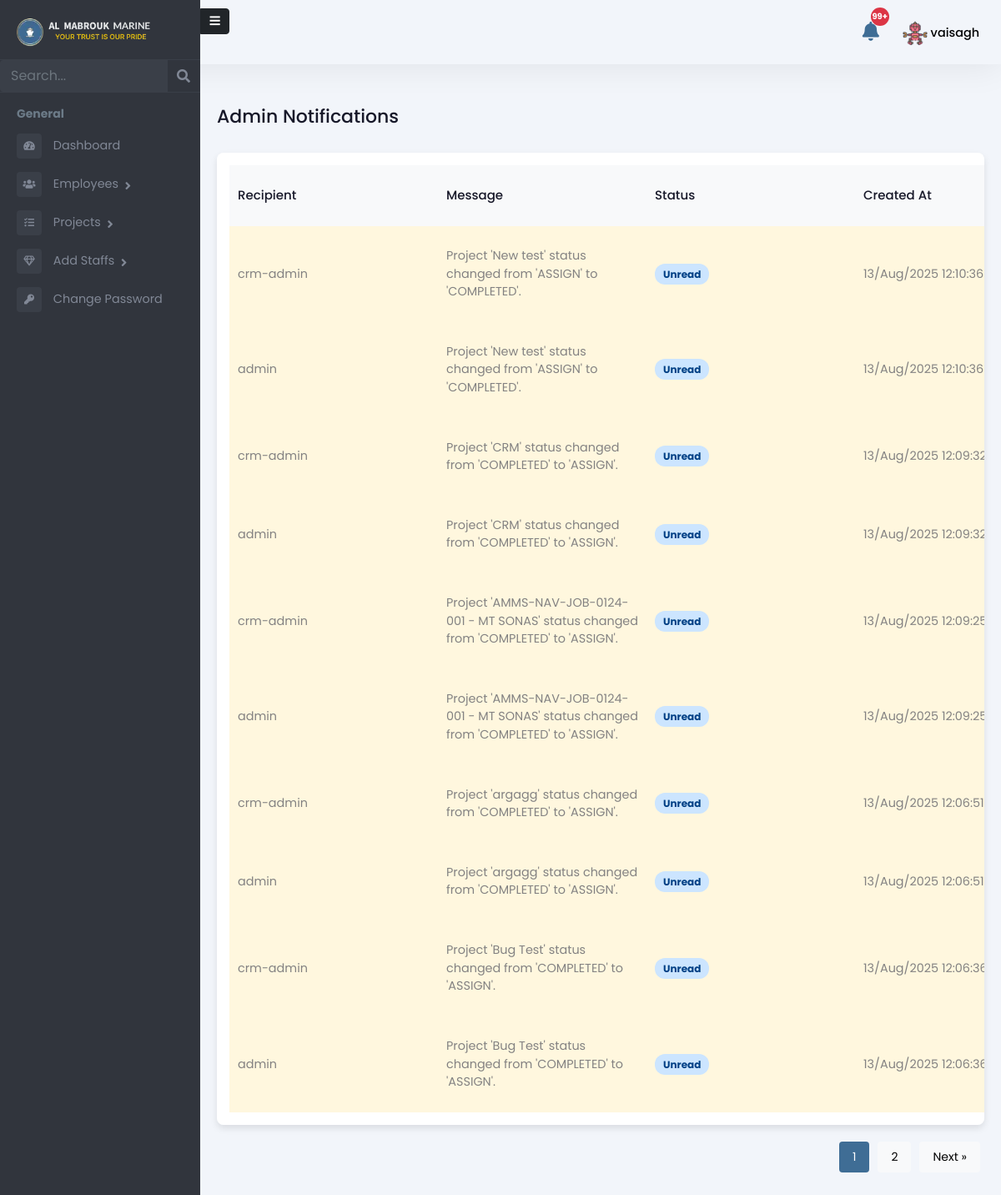
The app's page /admin-panel/admin-notifications/ (signed in), older data.
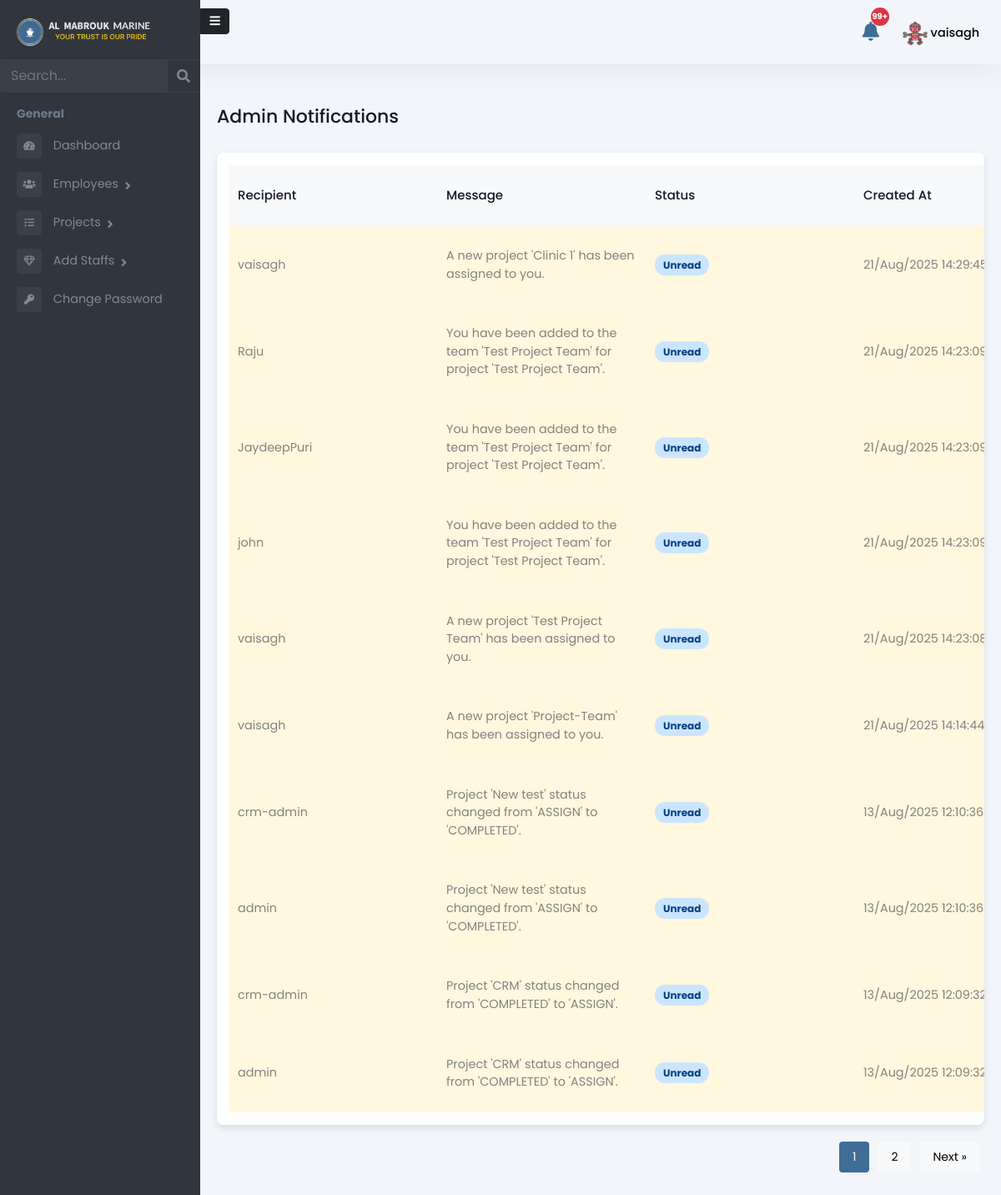
The same page, newer data.
### Admin/models.py (models this page shows, shortened)
class Notification(models.Model):
    recipient = models.ForeignKey(User, on_delete=models.CASCADE, related_name='notifications')
    message = models.TextField()
    is_read = models.BooleanField(default=False)
    created_at = models.DateTimeField(auto_now_add=True)

### Admin/views.py (the view)
# urls.py: path("admin-notifications/", admin_notifications, name="admin-notifications"),
@login_required
def admin_notifications(request):
    search_query = request.GET.get("search", "")
    notifications = Notification.objects.all().order_by("-created_at")
    if search_query:
        notifications = notifications.filter(recipient__username__icontains=search_query)
    paginator = Paginator(notifications, 10)
    page_number = request.GET.get("page")
    page_obj = paginator.get_page(page_number)
    return render(request, "Admin/notifications.html", {
        "notifications": page_obj,
        "search_query": search_query,
        'role': 'Admin'
    })

### templates/Admin/notifications.html (shortened to what this page needs)
{% extends 'Admin/adminbase.html' %}
{% load static %}
{% block content %}
<div class="emply-list-wraper">
    <div class="pg-title">
        <h1>Admin Notifications</h1>
    </div>
    <div class="widget-box table-wdgt">
        <table id="notificationTable">
            <thead>
                <tr>
                    <th>Recipient</th>
                    <th>Message</th>
                    <th>Status</th>
                    <th>Created At</th>
                </tr>
            </thead>
            <tbody>
                {% for notification in notifications %}
                <tr class="{% if not notification.is_read %}unread-notification{% endif %}">
                    <td>{{ notification.recipient.username }}</td>
                    <td>{{ notification.message }}</td>
                    <td>
                        <span class="status
                            {% if notification.is_read %}completed
                            {% else %}pending{% endif %}">
                            {% if notification.is_read %}
                                Read
                            {% else %}
                                Unread
                            {% endif %}
                        </span>
                    </td>
                    <td>{{ notification.created_at|date:"d/M/Y H:i:s" }}</td>
                </tr>
                {% empty %}
                <tr>
                    <td colspan="5" class="text-center">No notifications found.</td>
                </tr>
                {% endfor %}
            </tbody>
        </table>
    </div>
    <div class="pagination" id="pagination">
        {% for num in notifications.paginator.page_range %}
            {% if num >= notifications.number|add:'-1' and num <= notifications.number|add:'1' %}
                <a href="?search={{ search_query }}&page={{ num }}">
                    <button class="{% if num == notifications.number %}active{% endif %}">{{ num }}</button>
                </a>
            {% endif %}
        {% endfor %}
        {% if notifications.has_next %}
            <a href="?search={{ search_query }}&page={{ notifications.next_page_number }}">
                <button>Next &raquo;</button>
            </a>
        {% endif %}
    </div>
</div>
{% endblock %}

Row changes from the older to the newer data that the page shows:
no longer on this page (row unchanged): Notification: recipient.username "crm-admin", message "Project 'AMMS-NAV-JOB-0124-001 - MT SONAS' status changed from 'COMPLETED' to 'ASSIGN'.", is_read "Unread", created_at "13/Aug/2025…"
no longer on this page (row unchanged): Notification: recipient.username "admin", message "Project 'AMMS-NAV-JOB-0124-001 - MT SONAS' status changed from 'COMPLETED' to 'ASSIGN'.", is_read "Unread", created_at "13/Aug/2025…"
no longer on this page (row unchanged): Notification: recipient.username "crm-admin", message "Project 'argagg' status changed from 'COMPLETED' to 'ASSIGN'.", is_read "Unread", created_at "13/Aug/2025 12:06:51"
no longer on this page (row unchanged): Notification: recipient.username "admin", message "Project 'argagg' status changed from 'COMPLETED' to 'ASSIGN'.", is_read "Unread", created_at "13/Aug/2025 12:06:51"
no longer on this page (row unchanged): Notification: recipient.username "crm-admin", message "Project 'Bug Test' status changed from 'COMPLETED' to 'ASSIGN'.", is_read "Unread", created_at "13/Aug/2025…"
no longer on this page (row unchanged): Notification: recipient.username "admin", message "Project 'Bug Test' status changed from 'COMPLETED' to 'ASSIGN'.", is_read "Unread", created_at "13/Aug/2025…"
added Notification: recipient.username "vaisagh", message "A new project 'Clinic 1' has been assigned to you.", is_read "Unread", created_at "21/Aug/2025…"
added Notification: recipient.username "Raju", message "You have been added to the team 'Test Project Team' for project 'Test Project Team'.", is_read "Unread", created_at "21/Aug/2025…"
added Notification: recipient.username "JaydeepPuri", message "You have been added to the team 'Test Project Team' for project 'Test Project Team'.", is_read "Unread", created_at "21/Aug/2025…"
added Notification: recipient.username "john", message "You have been added to the team 'Test Project Team' for project 'Test Project Team'.", is_read "Unread", created_at "21/Aug/2025…"
added Notification: recipient.username "vaisagh", message "A new project 'Test Project Team' has been assigned to you.", is_read "Unread", created_at "21/Aug/2025…"
added Notification: recipient.username "vaisagh", message "A new project 'Project-Team' has been assigned to you.", is_read "Unread", created_at "21/Aug/2025 14:14:44"
